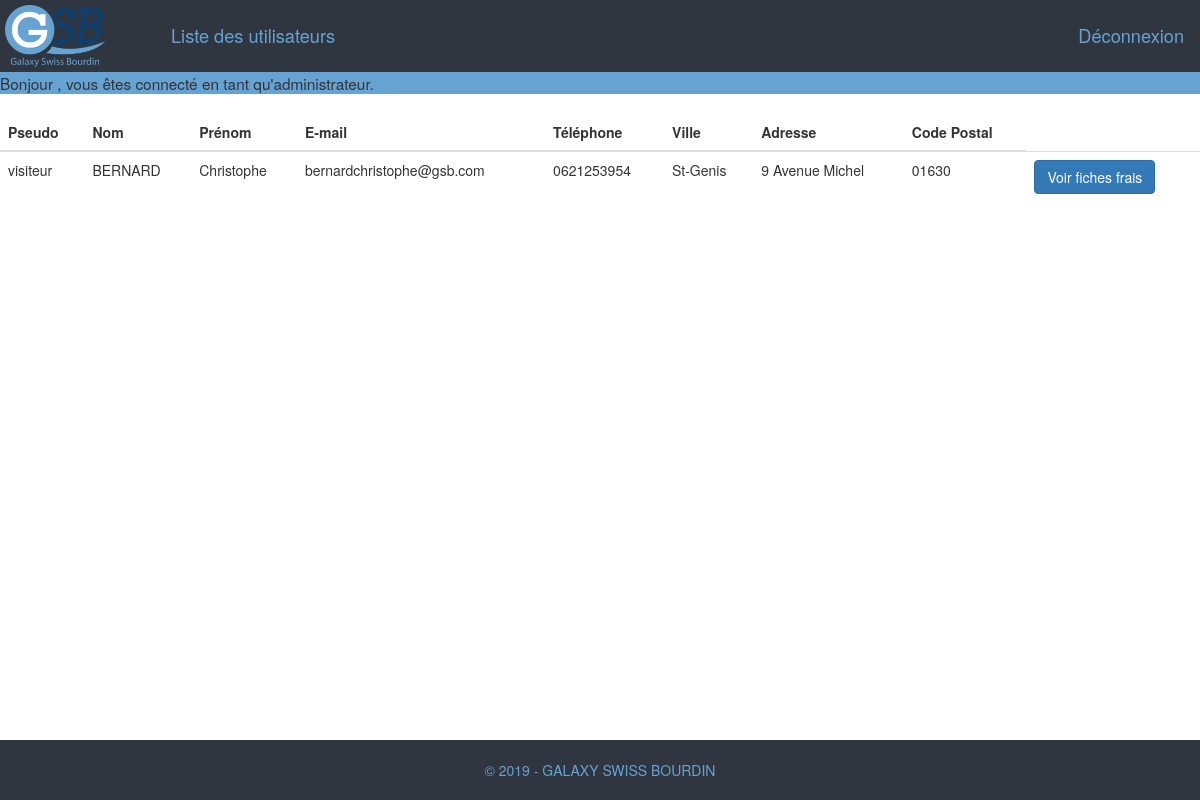
Page /comptable/listeUtilisateur.php on the committed database.
### tables this page shows
CREATE TABLE IF NOT EXISTS `utilisateur` (
  `id` int(11) NOT NULL AUTO_INCREMENT,
  `nom` varchar(255) NOT NULL,
  `prenom` varchar(255) NOT NULL,
  `email` varchar(255) NOT NULL,
  `tel` varchar(255) NOT NULL,
  `date_naissance` varchar(255) NOT NULL,
  `adresse` varchar(255) NOT NULL,
  `ville` varchar(255) NOT NULL,
  `code_postal` varchar(255) NOT NULL,
  `date_embauche` varchar(255) NOT NULL,
  `pseudo` varchar(255) NOT NULL,
  `mdp` varchar(255) NOT NULL,
  `role_id` int(11) NOT NULL,
  PRIMARY KEY (`id`),
  KEY `fk_utilisateur_role` (`role_id`)
);

### comptable/listeUtilisateur.php (the view, shortened to what this page needs)
<?php
    include ('../bdd.php');
?>
<!DOCTYPE html>
<html>
    <head>
        <link rel="stylesheet" href="style.css" media="screen" type="text/css" />
        <link href="../css/bootstrap.min.css" rel="stylesheet">
        <link href="../css/navbar.css" rel="stylesheet">
        <link href="../css/tableau.css" rel="stylesheet">
    </head>
    <body style='background:#fff;'>
        <div class="container-navbar">
        <ul>
          <li><img src="../image/logo-gsb.png" style="width:100px; height:auto; margin:5px 50px 5px 5px;"></li>
          <li><a href="listeUtilisateur.php">Liste des utilisateurs</a></li>
          <li style="float:right"><a href='../index.php?deconnexion=true'><span>Déconnexion</span></a></li>
        </ul>
      </div>
      <div style="background-color:#66A3D3; font-size: 1.1em; margin-bottom:20px;">
        <?php
          if(isset($_GET['deconnexion'])) {
            if($_GET['deconnexion']==true) {
              session_unset();
              header("location:../index.php");
            }
          }
          else if($_SESSION['pseudo'] !== ""){
            $user = $_SESSION['pseudo'];
            echo "Bonjour $user, vous êtes connecté en tant qu'administrateur.";
          }
        ?>
      </div>
        <table style="margin-bottom:38px;" class="table">
            <thead class="thead">
                <tr>
                    <th scope="col">Pseudo</th>
                    <th scope="col">Nom</th>
                    <th scope="col">Prénom</th>
                    <th scope="col">E-mail</th>
                    <th scope="col">Téléphone</th>
                    <th scope="col">Ville</th>
                    <th scope="col">Adresse</th>
                    <th scope="col">Code Postal</th>
                </tr>
            </thead>
            <?php
            $reponse = $bdd ->query('SELECT * FROM utilisateur WHERE role_id ="1"');
            while($donnees = $reponse -> fetch())
            {
                echo "<tr>".
                        "<td>" .$donnees['pseudo']. "</td>".
                        "<td>" .$donnees['nom']. "</td>".
                        "<td>" .$donnees['prenom']. "</td>".
                        "<td>" .$donnees['email']. "</td>".
                        "<td>" .$donnees['tel']. "</td>".
                        "<td>" .$donnees['ville']. "</td>".
                        "<td>" .$donnees['adresse']. "</td>".
                        "<td>" .$donnees['code_postal']. "</td>".
                        "<td><a class='btn btn-primary' href=\"listeFrais.php?id=".$donnees['id']."\">Voir fiches frais</a></td>".
                    "</tr>";
            }
            ?>
        </table>
      <footer class="footer">
          <div class="container text-center">
              <div class="row">
                  <div class="col-md-12">
                    <p style="padding-top:20px;">© 2019 - GALAXY SWISS BOURDIN</p>
                  </div>
              </div>
          </div>
      </footer>
    </body>
</html>

### css/navbar.css (style rules this page uses)
ul { list-style-type: none; margin: 0; padding: 0; overflow: hidden; background-color: #2f3640; }
li { float: left; }
li a { display: block; color: #66A3D3; text-align: center; margin-top: 8px; padding: 14px 16px; text-decoration: none; font-size: 1.3em; }
.footer { position: absolute; color: #66A3D3; bottom: 0; width: 100%; height: 60px; background-color: #2f3640; }

### rows in the picture
utilisateur: pseudo "visiteur", nom "BERNARD", prenom "Christophe", email "bernardchristophe@gsb.com", tel "0621253954", ville "St-Genis", adresse "9 Avenue Michel", code_postal "01630"
